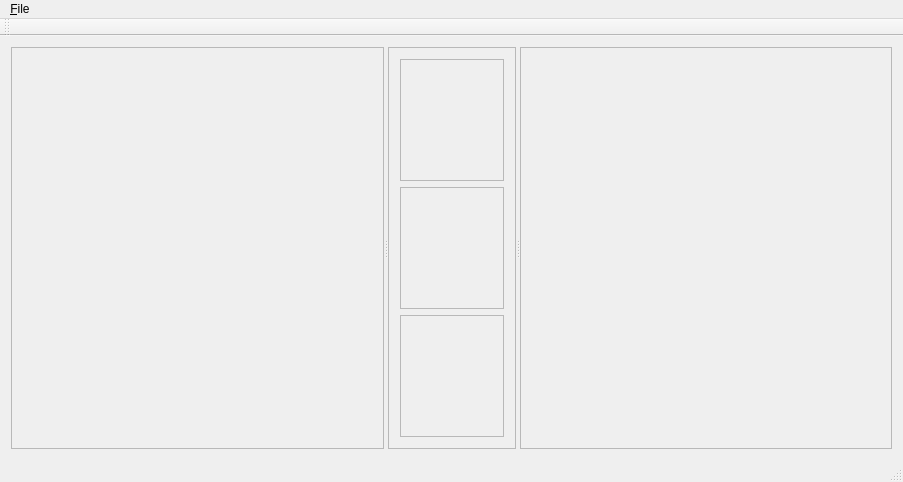
<?xml version="1.0" encoding="UTF-8"?>
<ui version="4.0">
 <class>MultiLaueGUI</class>
 <widget class="QMainWindow" name="MultiLaueGUI">
  <property name="geometry">
   <rect>
    <x>0</x>
    <y>0</y>
    <width>903</width>
    <height>482</height>
   </rect>
  </property>
  <property name="windowTitle">
   <string>MultiLaueMain</string>
  </property>
  <widget class="QWidget" name="centralWidget">
   <layout class="QVBoxLayout" name="verticalLayout">
    <item>
     <widget class="QSplitter" name="splitter">
      <property name="orientation">
       <enum>Qt::Horizontal</enum>
      </property>
      <widget class="QFrame" name="MacroImageFrame">
       <property name="minimumSize">
        <size>
         <width>256</width>
         <height>256</height>
        </size>
       </property>
       <property name="frameShape">
        <enum>QFrame::StyledPanel</enum>
       </property>
       <property name="frameShadow">
        <enum>QFrame::Raised</enum>
       </property>
      </widget>
      <widget class="QFrame" name="MiddleFrame">
       <property name="minimumSize">
        <size>
         <width>128</width>
         <height>128</height>
        </size>
       </property>
       <property name="frameShape">
        <enum>QFrame::StyledPanel</enum>
       </property>
       <property name="frameShadow">
        <enum>QFrame::Raised</enum>
       </property>
       <layout class="QVBoxLayout" name="verticalLayout_2">
        <item>
         <widget class="QFrame" name="MacroZoominFrame">
          <property name="frameShape">
           <enum>QFrame::StyledPanel</enum>
          </property>
          <property name="frameShadow">
           <enum>QFrame::Raised</enum>
          </property>
         </widget>
        </item>
        <item>
         <widget class="QFrame" name="Topograph">
          <property name="frameShape">
           <enum>QFrame::StyledPanel</enum>
          </property>
          <property name="frameShadow">
           <enum>QFrame::Raised</enum>
          </property>
         </widget>
        </item>
        <item>
         <widget class="QFrame" name="MicroZoominFrame">
          <property name="frameShape">
           <enum>QFrame::StyledPanel</enum>
          </property>
          <property name="frameShadow">
           <enum>QFrame::Raised</enum>
          </property>
         </widget>
        </item>
       </layout>
      </widget>
      <widget class="QFrame" name="MicroImageFrame">
       <property name="sizePolicy">
        <sizepolicy hsizetype="Preferred" vsizetype="Preferred">
         <horstretch>0</horstretch>
         <verstretch>0</verstretch>
        </sizepolicy>
       </property>
       <property name="minimumSize">
        <size>
         <width>256</width>
         <height>256</height>
        </size>
       </property>
       <property name="frameShape">
        <enum>QFrame::StyledPanel</enum>
       </property>
       <property name="frameShadow">
        <enum>QFrame::Raised</enum>
       </property>
      </widget>
     </widget>
    </item>
   </layout>
  </widget>
  <widget class="QMenuBar" name="menuBar">
   <property name="geometry">
    <rect>
     <x>0</x>
     <y>0</y>
     <width>903</width>
     <height>22</height>
    </rect>
   </property>
   <widget class="QMenu" name="menu_File">
    <property name="title">
     <string>&amp;File</string>
    </property>
    <addaction name="action_Open"/>
    <addaction name="separator"/>
    <addaction name="action_Quit"/>
   </widget>
   <addaction name="menu_File"/>
  </widget>
  <widget class="QToolBar" name="mainToolBar">
   <attribute name="toolBarArea">
    <enum>TopToolBarArea</enum>
   </attribute>
   <attribute name="toolBarBreak">
    <bool>false</bool>
   </attribute>
  </widget>
  <widget class="QStatusBar" name="statusBar"/>
  <action name="action_Open">
   <property name="text">
    <string>&amp;Open ...</string>
   </property>
  </action>
  <action name="action_Quit">
   <property name="text">
    <string>&amp;Quit</string>
   </property>
  </action>
 </widget>
 <layoutdefault spacing="6" margin="11"/>
 <resources/>
 <connections/>
</ui>
